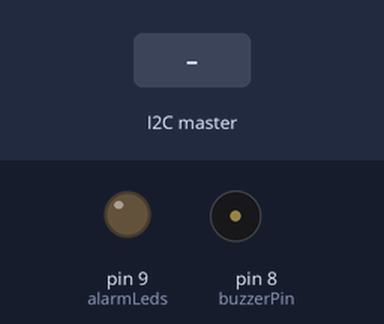
The sketch below on a simulated Arduino Uno, built with avr-gcc and run on an emulated ATmega328P. Parts: output pins drawn as LEDs (lit = HIGH), buzzer (waves = sounding). Dashed ring = blinking. The inputs (shaded band) are chosen by the test bench.

Above: at 1.2 s.
1.3 s: the I2C master sends the byte 1
At 1.7 s:
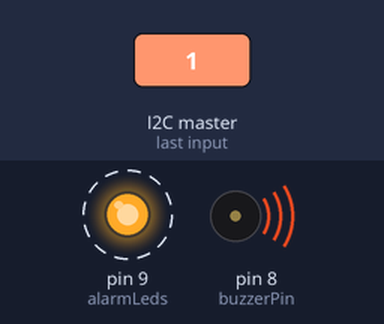
4.3 s: the I2C master sends the byte 0
At 4.8 s:
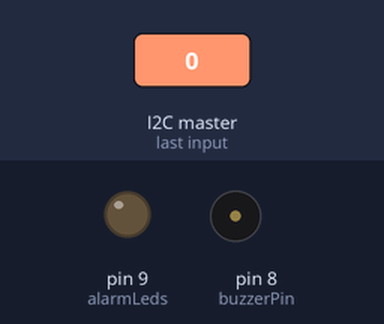
Timing chart, 0 to 7.3 s (numbered marks = the images above; inputs shaded):
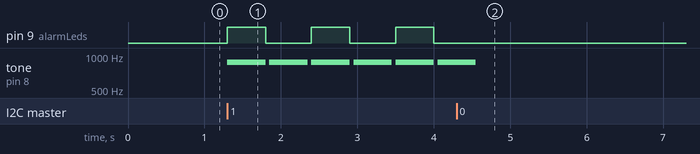

Measured:
- after the input at 1.3 s, pin 9 (alarmLeds): alternates HIGH for 0.50 s and LOW for 0.60 s, starting at once; tone on pin 8 (buzzerPin): alternates 880 Hz for 0.50 s and silent for 0.05 s, starting at once
- after the input at 4.3 s, pin 9 (alarmLeds): stops changing and stays LOW; tone on pin 8 (buzzerPin): goes on until 4.6 s, then stays silent

The sketch:

ArduinoSlave.ino
```cpp
#include <Wire.h>

int buzzerPin = 8;
int alarmLeds = 9;
int counter = 0;

bool trigger = false;

int note = 880;
int duration = 500;

void setup() {
  Serial.begin(115200);

  pinMode(buzzerPin, OUTPUT);
  pinMode(alarmLeds, OUTPUT);
  digitalWrite(buzzerPin, LOW);
  digitalWrite(alarmLeds, LOW);

  Wire.begin(1);
  Wire.onReceive(receiveEvent);
}

void loop() {
  if (trigger == false){
    digitalWrite(alarmLeds, LOW);
    noTone(buzzerPin);
    return;
  }

  tone(buzzerPin, note, duration);

  if(counter % 2 == 0){
    digitalWrite(alarmLeds, HIGH);
    delay(duration);
    digitalWrite(alarmLeds, LOW);
  }else{
    digitalWrite(alarmLeds, LOW);
    delay(duration);
  }

  noTone(buzzerPin);
  delay(50);

  counter++;
}

void receiveEvent(int state) {
  trigger = Wire.read() == 1 ? true : false;
}
```
